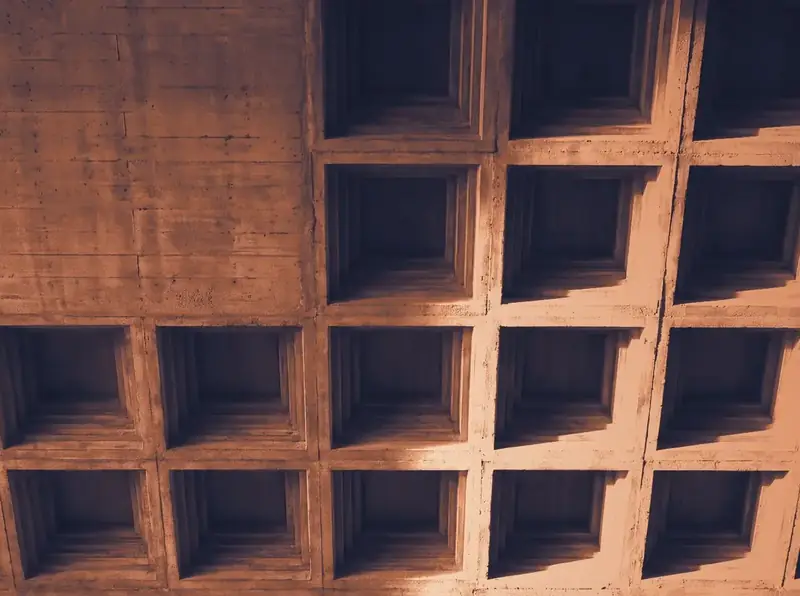
#> input picture about-break-coffers-crop-800.webp, 800 x 596 px
$ python aurora-grade.py ../../about-break-coffers-crop-800.webp ../../about-break-coffers.webp ../../about-break-coffers.webp 1.0
#> lines starting #> are read from the running program, lines starting #| are printed output that depends on the picture
# Gradient-map a generated aurora onto the Home hero's palette: each pixel's
# luminance picks a colour on the ramp; a little of the original colour is
# kept for life. The Our Team and Our Expertise skies were generated images
# (ElevenLabs, FLUX 3, 16:9 2K) passed through this; since 13.10 they are
# the first frame of their film (aurora-film.py, which grades with these
# ramps), saved as WebP at 2560, 1440 and 960 wide.
# usage: python3 -I docs/tools/aurora-grade.py <in.png> <out.png> <team|expertise> [keep]
import sys
import numpy as np
from PIL import Image

RAMPS = {
    'team': [(0.0, '#070b15'), (0.12, '#0d1421'), (0.24, '#161c2a'), (0.36, '#2b2a34'), (0.48, '#53494d'),
             (0.58, '#6d463a'), (0.68, '#9a654b'), (0.78, '#b57353'), (0.88, '#cf9268'), (1.0, '#ecc6a0')],
    'expertise': [(0.0, '#0b0807'), (0.14, '#1a1414'), (0.28, '#2a1f1e'), (0.4, '#412f2f'), (0.52, '#6d463a'),
                  (0.64, '#9a654b'), (0.76, '#b57f62'), (0.88, '#cfa888'), (1.0, '#efdcc4')],
}

def hexrgb(h):
    return [int(h[i:i + 2], 16) for i in (1, 3, 5)]

if __name__ == '__main__':
    src, dst, kind = sys.argv[1], sys.argv[2], sys.argv[3]
    keep = float(sys.argv[4]) if len(sys.argv) > 4 else 0.15
    im = np.asarray(Image.open(src).convert('RGB')).astype(np.float32) / 255.0
    lum = 0.2126 * im[..., 0] + 0.7152 * im[..., 1] + 0.0722 * im[..., 2]
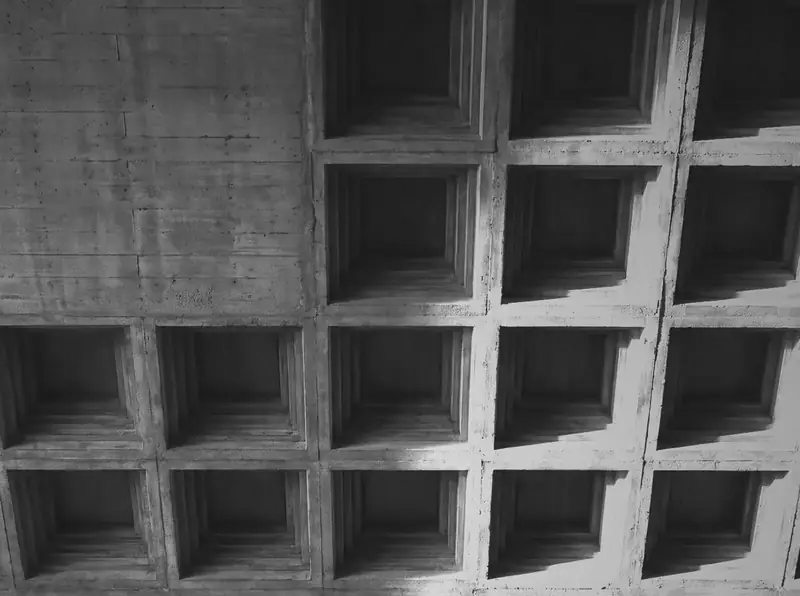
#> lum: shape (596, 800) float32; min 0.0493, max 0.903, mean 0.317
    # stretch the luminance so the ramp is used end to end
    lo, hi = np.percentile(lum, 1), np.percentile(lum, 99.7)
#> lo = 0.111; hi = 0.824
    t = np.clip((lum - lo) / (hi - lo), 0, 1)
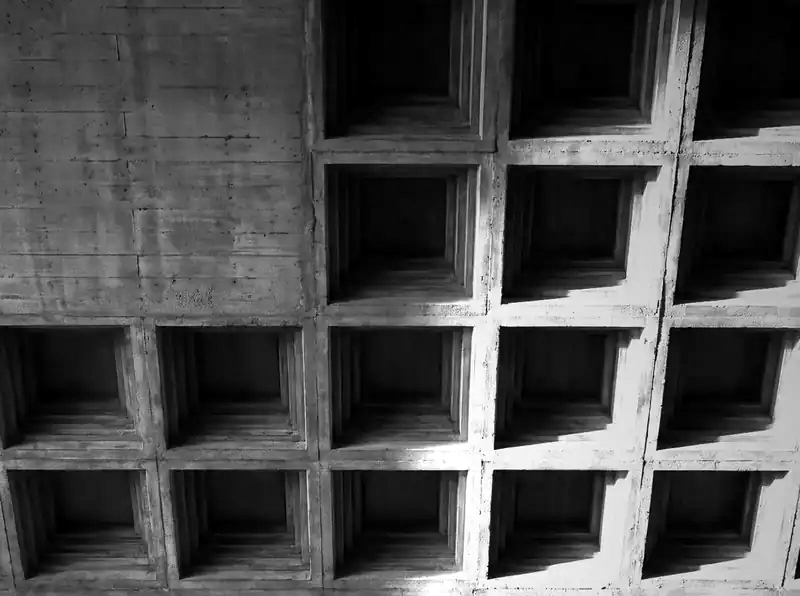
#> t: shape (596, 800) float32; min 0, max 1, mean 0.288
#> (the run stopped early here; a loop or call above may not have finished)

$ run again, on about-break-fins-640.webp
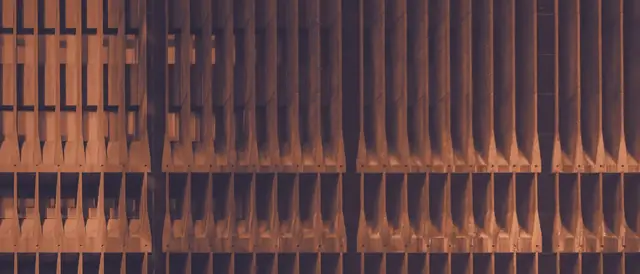
#> input picture about-break-fins-640.webp, 640 x 274 px
#> `lum = 0.2126 * im[..., 0] + 0.7152 * im[..., 1] + 0.0722 * im[..., 2]`:
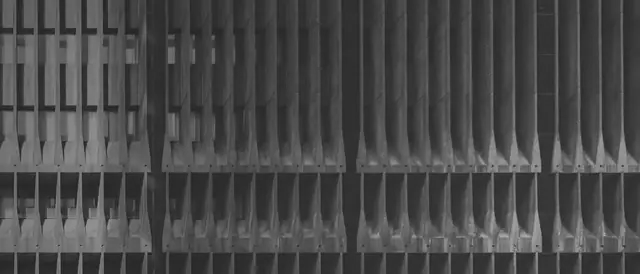
#> lum: shape (274, 640) float32; min 0.12, max 0.711, mean 0.288
#> lo = 0.166; hi = 0.578
#> `t = np.clip((lum - lo) / (hi - lo), 0, 1)`:
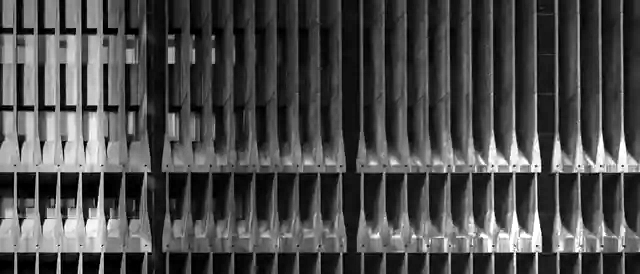
#> t: shape (274, 640) float32; min 0, max 1, mean 0.295

$ run again, on about-break-fins-crop.webp
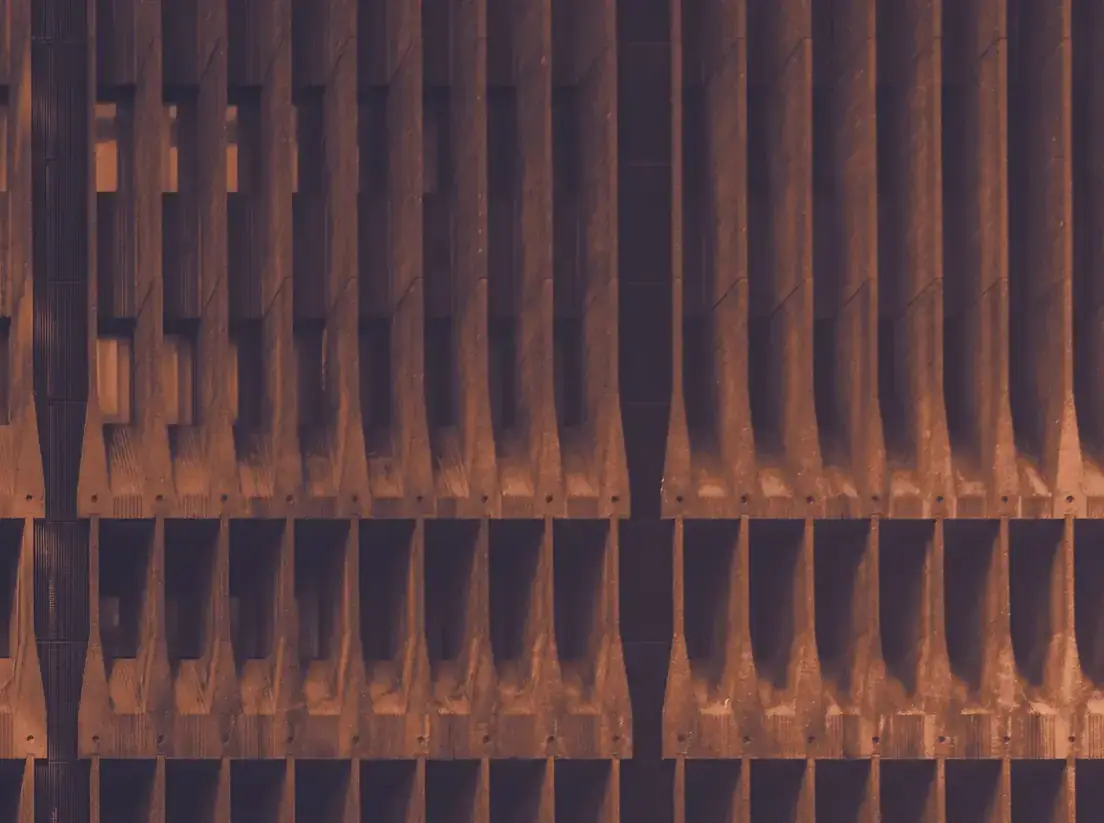
#> input picture about-break-fins-crop.webp, 1104 x 823 px
#> `lum = 0.2126 * im[..., 0] + 0.7152 * im[..., 1] + 0.0722 * im[..., 2]`:
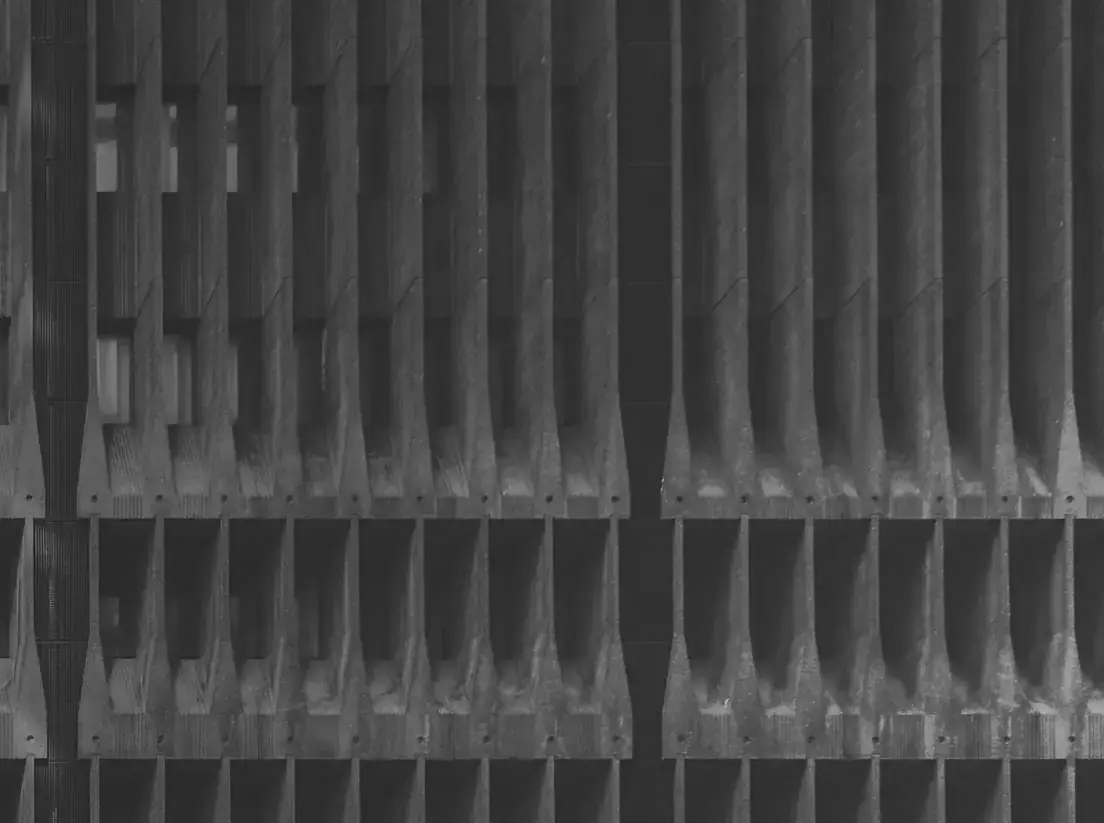
#> lum: shape (823, 1104) float32; min 0.101, max 0.736, mean 0.265
#> lo = 0.17; hi = 0.551
#> `t = np.clip((lum - lo) / (hi - lo), 0, 1)`:
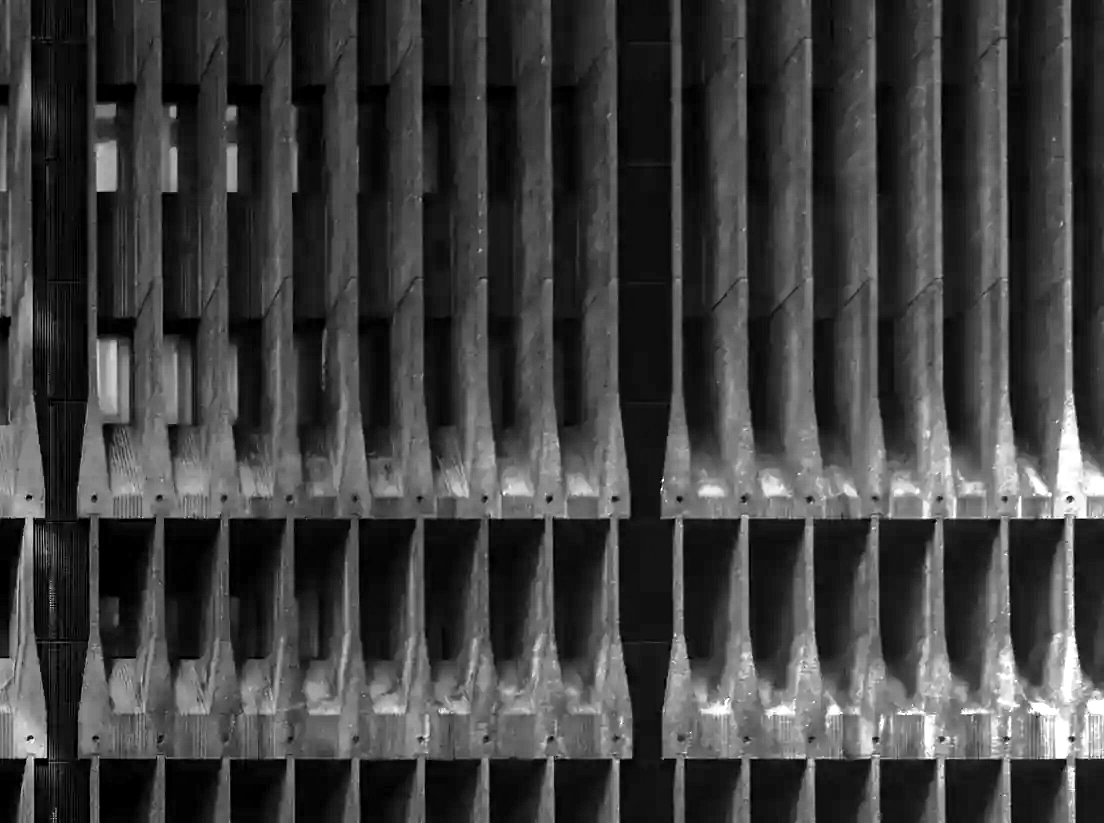
#> t: shape (823, 1104) float32; min 0, max 1, mean 0.251

$ run again, on about-break-glass.webp
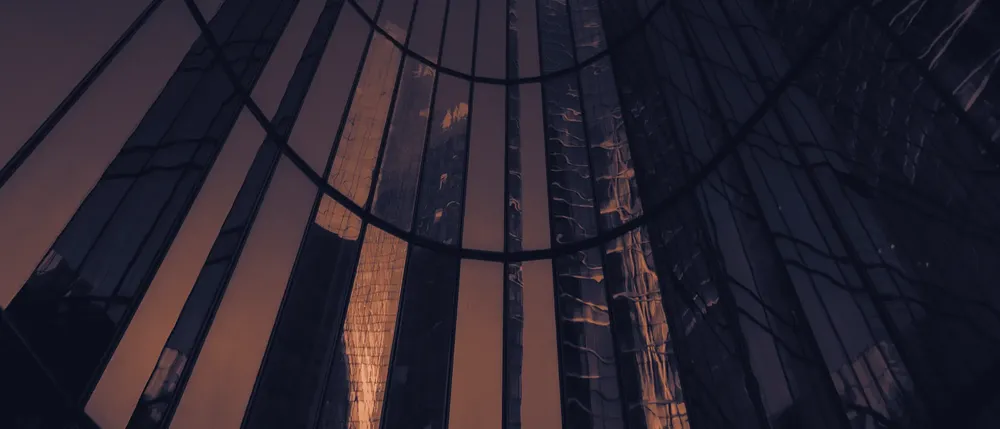
#> input picture about-break-glass.webp, 1000 x 429 px, shrunk from 2200 x 943 before the run
#> `lum = 0.2126 * im[..., 0] + 0.7152 * im[..., 1] + 0.0722 * im[..., 2]`:
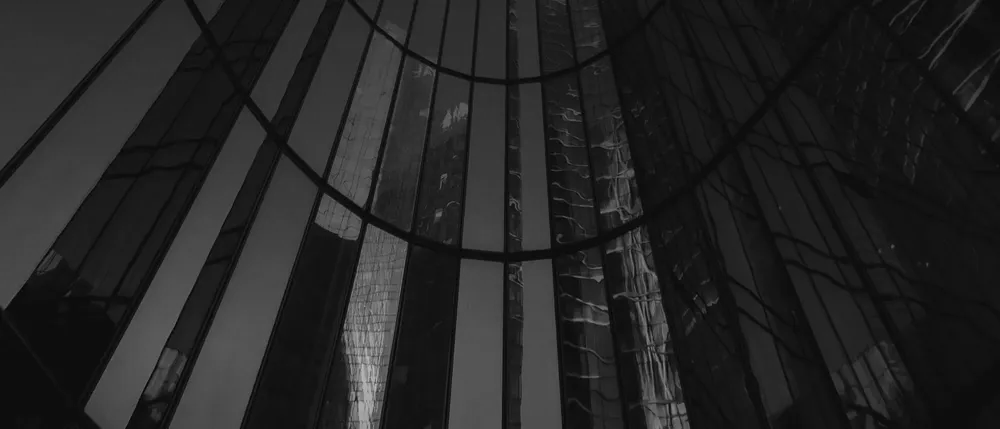
#> lum: shape (429, 1000) float32; min 0.00507, max 0.757, mean 0.145
#> lo = 0.053; hi = 0.532
#> `t = np.clip((lum - lo) / (hi - lo), 0, 1)`:
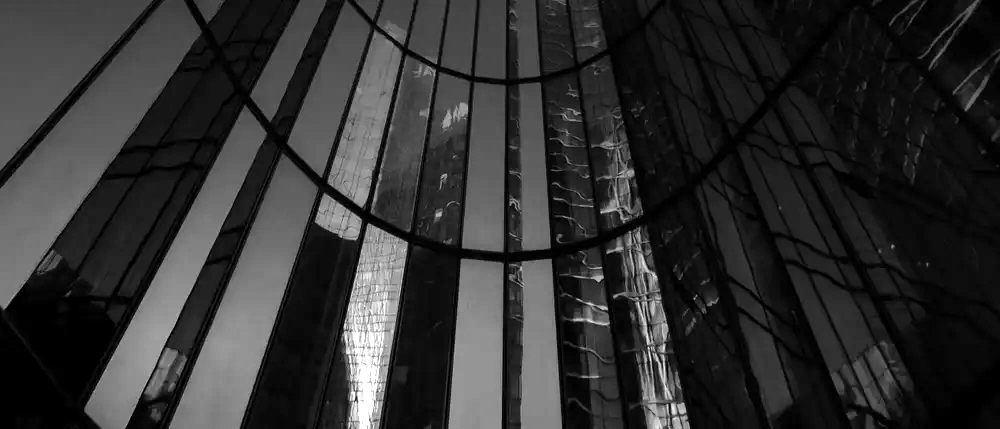
#> t: shape (429, 1000) float32; min 0, max 1, mean 0.192
